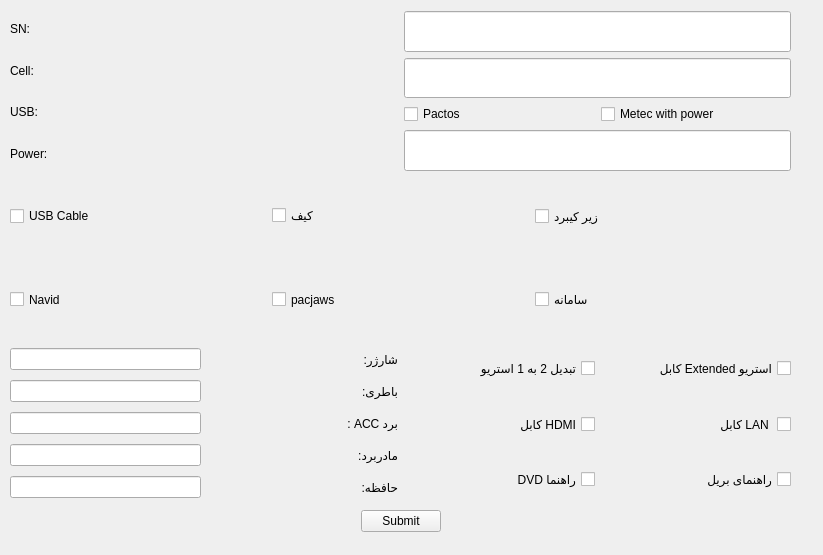
<?xml version="1.0" encoding="UTF-8"?>
<ui version="4.0">
 <class>RequestForm</class>
 <widget class="QWidget" name="RequestForm">
  <property name="geometry">
   <rect>
    <x>0</x>
    <y>0</y>
    <width>823</width>
    <height>555</height>
   </rect>
  </property>
  <property name="windowTitle">
   <string>Form</string>
  </property>
  <widget class="QWidget" name="">
   <property name="geometry">
    <rect>
     <x>10</x>
     <y>11</y>
     <width>781</width>
     <height>521</height>
    </rect>
   </property>
   <layout class="QGridLayout" name="gridLayout_8">
    <item row="0" column="0" colspan="2">
     <layout class="QGridLayout" name="gridLayout_7">
      <item row="0" column="0">
       <layout class="QGridLayout" name="gridLayout_6">
        <property name="sizeConstraint">
         <enum>QLayout::SetNoConstraint</enum>
        </property>
        <item row="0" column="0">
         <widget class="QLabel" name="label">
          <property name="text">
           <string>SN:</string>
          </property>
         </widget>
        </item>
        <item row="1" column="0">
         <widget class="QLabel" name="label_2">
          <property name="text">
           <string>Cell:</string>
          </property>
         </widget>
        </item>
        <item row="2" column="0">
         <widget class="QLabel" name="label_3">
          <property name="text">
           <string>USB:</string>
          </property>
         </widget>
        </item>
        <item row="3" column="0">
         <widget class="QLabel" name="label_4">
          <property name="text">
           <string>Power:</string>
          </property>
         </widget>
        </item>
       </layout>
      </item>
      <item row="0" column="1">
       <layout class="QGridLayout" name="gridLayout_5">
        <property name="sizeConstraint">
         <enum>QLayout::SetNoConstraint</enum>
        </property>
        <item row="1" column="0" colspan="2">
         <widget class="QLineEdit" name="cell">
          <property name="sizePolicy">
           <sizepolicy hsizetype="Expanding" vsizetype="Expanding">
            <horstretch>0</horstretch>
            <verstretch>0</verstretch>
           </sizepolicy>
          </property>
         </widget>
        </item>
        <item row="2" column="0">
         <widget class="QCheckBox" name="checkBox">
          <property name="sizePolicy">
           <sizepolicy hsizetype="Minimum" vsizetype="Fixed">
            <horstretch>0</horstretch>
            <verstretch>0</verstretch>
           </sizepolicy>
          </property>
          <property name="text">
           <string>Pactos</string>
          </property>
         </widget>
        </item>
        <item row="3" column="0" colspan="2">
         <widget class="QLineEdit" name="power">
          <property name="sizePolicy">
           <sizepolicy hsizetype="Expanding" vsizetype="Expanding">
            <horstretch>0</horstretch>
            <verstretch>0</verstretch>
           </sizepolicy>
          </property>
         </widget>
        </item>
        <item row="2" column="1">
         <widget class="QCheckBox" name="checkBox_2">
          <property name="sizePolicy">
           <sizepolicy hsizetype="Minimum" vsizetype="Fixed">
            <horstretch>0</horstretch>
            <verstretch>0</verstretch>
           </sizepolicy>
          </property>
          <property name="text">
           <string>Metec with power</string>
          </property>
         </widget>
        </item>
        <item row="0" column="0" colspan="2">
         <widget class="QLineEdit" name="sn">
          <property name="sizePolicy">
           <sizepolicy hsizetype="Expanding" vsizetype="Expanding">
            <horstretch>0</horstretch>
            <verstretch>0</verstretch>
           </sizepolicy>
          </property>
         </widget>
        </item>
       </layout>
      </item>
     </layout>
    </item>
    <item row="1" column="0" colspan="2">
     <layout class="QGridLayout" name="gridLayout_4">
      <item row="0" column="0">
       <widget class="QCheckBox" name="checkBox_3">
        <property name="sizePolicy">
         <sizepolicy hsizetype="MinimumExpanding" vsizetype="MinimumExpanding">
          <horstretch>0</horstretch>
          <verstretch>0</verstretch>
         </sizepolicy>
        </property>
        <property name="text">
         <string>USB Cable</string>
        </property>
       </widget>
      </item>
      <item row="0" column="1">
       <widget class="QCheckBox" name="checkBox_4">
        <property name="sizePolicy">
         <sizepolicy hsizetype="MinimumExpanding" vsizetype="Fixed">
          <horstretch>0</horstretch>
          <verstretch>0</verstretch>
         </sizepolicy>
        </property>
        <property name="text">
         <string>کیف</string>
        </property>
       </widget>
      </item>
      <item row="0" column="2">
       <widget class="QCheckBox" name="checkBox_5">
        <property name="sizePolicy">
         <sizepolicy hsizetype="MinimumExpanding" vsizetype="MinimumExpanding">
          <horstretch>0</horstretch>
          <verstretch>0</verstretch>
         </sizepolicy>
        </property>
        <property name="text">
         <string>زیر کیبرد</string>
        </property>
       </widget>
      </item>
      <item row="1" column="0">
       <widget class="QCheckBox" name="checkBox_6">
        <property name="sizePolicy">
         <sizepolicy hsizetype="MinimumExpanding" vsizetype="MinimumExpanding">
          <horstretch>0</horstretch>
          <verstretch>0</verstretch>
         </sizepolicy>
        </property>
        <property name="text">
         <string>Navid</string>
        </property>
       </widget>
      </item>
      <item row="1" column="1">
       <widget class="QCheckBox" name="checkBox_7">
        <property name="sizePolicy">
         <sizepolicy hsizetype="MinimumExpanding" vsizetype="MinimumExpanding">
          <horstretch>0</horstretch>
          <verstretch>0</verstretch>
         </sizepolicy>
        </property>
        <property name="text">
         <string>pacjaws</string>
        </property>
       </widget>
      </item>
      <item row="1" column="2">
       <widget class="QCheckBox" name="checkBox_8">
        <property name="sizePolicy">
         <sizepolicy hsizetype="MinimumExpanding" vsizetype="MinimumExpanding">
          <horstretch>0</horstretch>
          <verstretch>0</verstretch>
         </sizepolicy>
        </property>
        <property name="text">
         <string>سامانه</string>
        </property>
       </widget>
      </item>
     </layout>
    </item>
    <item row="2" column="0">
     <layout class="QGridLayout" name="gridLayout_3">
      <item row="0" column="0">
       <widget class="QLineEdit" name="charger">
        <property name="sizePolicy">
         <sizepolicy hsizetype="Expanding" vsizetype="Fixed">
          <horstretch>0</horstretch>
          <verstretch>0</verstretch>
         </sizepolicy>
        </property>
       </widget>
      </item>
      <item row="0" column="1">
       <widget class="QLabel" name="label_5">
        <property name="sizePolicy">
         <sizepolicy hsizetype="MinimumExpanding" vsizetype="Preferred">
          <horstretch>0</horstretch>
          <verstretch>0</verstretch>
         </sizepolicy>
        </property>
        <property name="text">
         <string>شارژر:</string>
        </property>
       </widget>
      </item>
      <item row="1" column="0">
       <widget class="QLineEdit" name="battery">
        <property name="sizePolicy">
         <sizepolicy hsizetype="Expanding" vsizetype="Fixed">
          <horstretch>0</horstretch>
          <verstretch>0</verstretch>
         </sizepolicy>
        </property>
       </widget>
      </item>
      <item row="1" column="1">
       <widget class="QLabel" name="label_6">
        <property name="sizePolicy">
         <sizepolicy hsizetype="MinimumExpanding" vsizetype="Preferred">
          <horstretch>0</horstretch>
          <verstretch>0</verstretch>
         </sizepolicy>
        </property>
        <property name="text">
         <string>باطری:</string>
        </property>
       </widget>
      </item>
      <item row="2" column="0">
       <widget class="QLineEdit" name="board">
        <property name="sizePolicy">
         <sizepolicy hsizetype="Expanding" vsizetype="Fixed">
          <horstretch>0</horstretch>
          <verstretch>0</verstretch>
         </sizepolicy>
        </property>
       </widget>
      </item>
      <item row="2" column="1">
       <widget class="QLabel" name="label_7">
        <property name="sizePolicy">
         <sizepolicy hsizetype="MinimumExpanding" vsizetype="Preferred">
          <horstretch>0</horstretch>
          <verstretch>0</verstretch>
         </sizepolicy>
        </property>
        <property name="text">
         <string>برد ACC :</string>
        </property>
       </widget>
      </item>
      <item row="3" column="0">
       <widget class="QLineEdit" name="motherBoard">
        <property name="sizePolicy">
         <sizepolicy hsizetype="Expanding" vsizetype="Fixed">
          <horstretch>0</horstretch>
          <verstretch>0</verstretch>
         </sizepolicy>
        </property>
       </widget>
      </item>
      <item row="3" column="1">
       <widget class="QLabel" name="label_8">
        <property name="sizePolicy">
         <sizepolicy hsizetype="MinimumExpanding" vsizetype="Preferred">
          <horstretch>0</horstretch>
          <verstretch>0</verstretch>
         </sizepolicy>
        </property>
        <property name="text">
         <string>مادربرد:</string>
        </property>
       </widget>
      </item>
      <item row="4" column="0">
       <widget class="QLineEdit" name="memory">
        <property name="sizePolicy">
         <sizepolicy hsizetype="Expanding" vsizetype="Fixed">
          <horstretch>0</horstretch>
          <verstretch>0</verstretch>
         </sizepolicy>
        </property>
       </widget>
      </item>
      <item row="4" column="1">
       <widget class="QLabel" name="label_9">
        <property name="sizePolicy">
         <sizepolicy hsizetype="MinimumExpanding" vsizetype="Preferred">
          <horstretch>0</horstretch>
          <verstretch>0</verstretch>
         </sizepolicy>
        </property>
        <property name="text">
         <string>حافظه:</string>
        </property>
       </widget>
      </item>
     </layout>
    </item>
    <item row="2" column="1">
     <layout class="QGridLayout" name="gridLayout_2">
      <item row="0" column="0">
       <widget class="QCheckBox" name="checkBox_12">
        <property name="sizePolicy">
         <sizepolicy hsizetype="MinimumExpanding" vsizetype="MinimumExpanding">
          <horstretch>0</horstretch>
          <verstretch>0</verstretch>
         </sizepolicy>
        </property>
        <property name="layoutDirection">
         <enum>Qt::RightToLeft</enum>
        </property>
        <property name="text">
         <string>تبدیل 2 به 1 استریو</string>
        </property>
       </widget>
      </item>
      <item row="0" column="1">
       <widget class="QCheckBox" name="checkBox_9">
        <property name="sizePolicy">
         <sizepolicy hsizetype="MinimumExpanding" vsizetype="MinimumExpanding">
          <horstretch>0</horstretch>
          <verstretch>0</verstretch>
         </sizepolicy>
        </property>
        <property name="layoutDirection">
         <enum>Qt::RightToLeft</enum>
        </property>
        <property name="autoFillBackground">
         <bool>false</bool>
        </property>
        <property name="text">
         <string>کابل Extended استریو</string>
        </property>
       </widget>
      </item>
      <item row="1" column="0">
       <widget class="QCheckBox" name="checkBox_13">
        <property name="sizePolicy">
         <sizepolicy hsizetype="MinimumExpanding" vsizetype="MinimumExpanding">
          <horstretch>0</horstretch>
          <verstretch>0</verstretch>
         </sizepolicy>
        </property>
        <property name="layoutDirection">
         <enum>Qt::RightToLeft</enum>
        </property>
        <property name="text">
         <string>کابل HDMI</string>
        </property>
       </widget>
      </item>
      <item row="1" column="1">
       <widget class="QCheckBox" name="checkBox_10">
        <property name="sizePolicy">
         <sizepolicy hsizetype="MinimumExpanding" vsizetype="MinimumExpanding">
          <horstretch>0</horstretch>
          <verstretch>0</verstretch>
         </sizepolicy>
        </property>
        <property name="layoutDirection">
         <enum>Qt::RightToLeft</enum>
        </property>
        <property name="text">
         <string>کابل LAN </string>
        </property>
       </widget>
      </item>
      <item row="2" column="0">
       <widget class="QCheckBox" name="checkBox_14">
        <property name="sizePolicy">
         <sizepolicy hsizetype="MinimumExpanding" vsizetype="MinimumExpanding">
          <horstretch>0</horstretch>
          <verstretch>0</verstretch>
         </sizepolicy>
        </property>
        <property name="layoutDirection">
         <enum>Qt::RightToLeft</enum>
        </property>
        <property name="text">
         <string>DVD راهنما</string>
        </property>
       </widget>
      </item>
      <item row="2" column="1">
       <widget class="QCheckBox" name="checkBox_11">
        <property name="sizePolicy">
         <sizepolicy hsizetype="MinimumExpanding" vsizetype="MinimumExpanding">
          <horstretch>0</horstretch>
          <verstretch>0</verstretch>
         </sizepolicy>
        </property>
        <property name="layoutDirection">
         <enum>Qt::RightToLeft</enum>
        </property>
        <property name="text">
         <string>راهنمای بریل</string>
        </property>
       </widget>
      </item>
     </layout>
    </item>
    <item row="3" column="0" colspan="2">
     <layout class="QGridLayout" name="gridLayout">
      <item row="0" column="0">
       <spacer name="horizontalSpacer_2">
        <property name="orientation">
         <enum>Qt::Horizontal</enum>
        </property>
        <property name="sizeHint" stdset="0">
         <size>
          <width>40</width>
          <height>20</height>
         </size>
        </property>
       </spacer>
      </item>
      <item row="0" column="1">
       <widget class="QPushButton" name="pushButton">
        <property name="text">
         <string>Submit</string>
        </property>
       </widget>
      </item>
      <item row="0" column="2">
       <spacer name="horizontalSpacer">
        <property name="orientation">
         <enum>Qt::Horizontal</enum>
        </property>
        <property name="sizeHint" stdset="0">
         <size>
          <width>40</width>
          <height>20</height>
         </size>
        </property>
       </spacer>
      </item>
     </layout>
    </item>
   </layout>
  </widget>
 </widget>
 <resources/>
 <connections/>
</ui>
